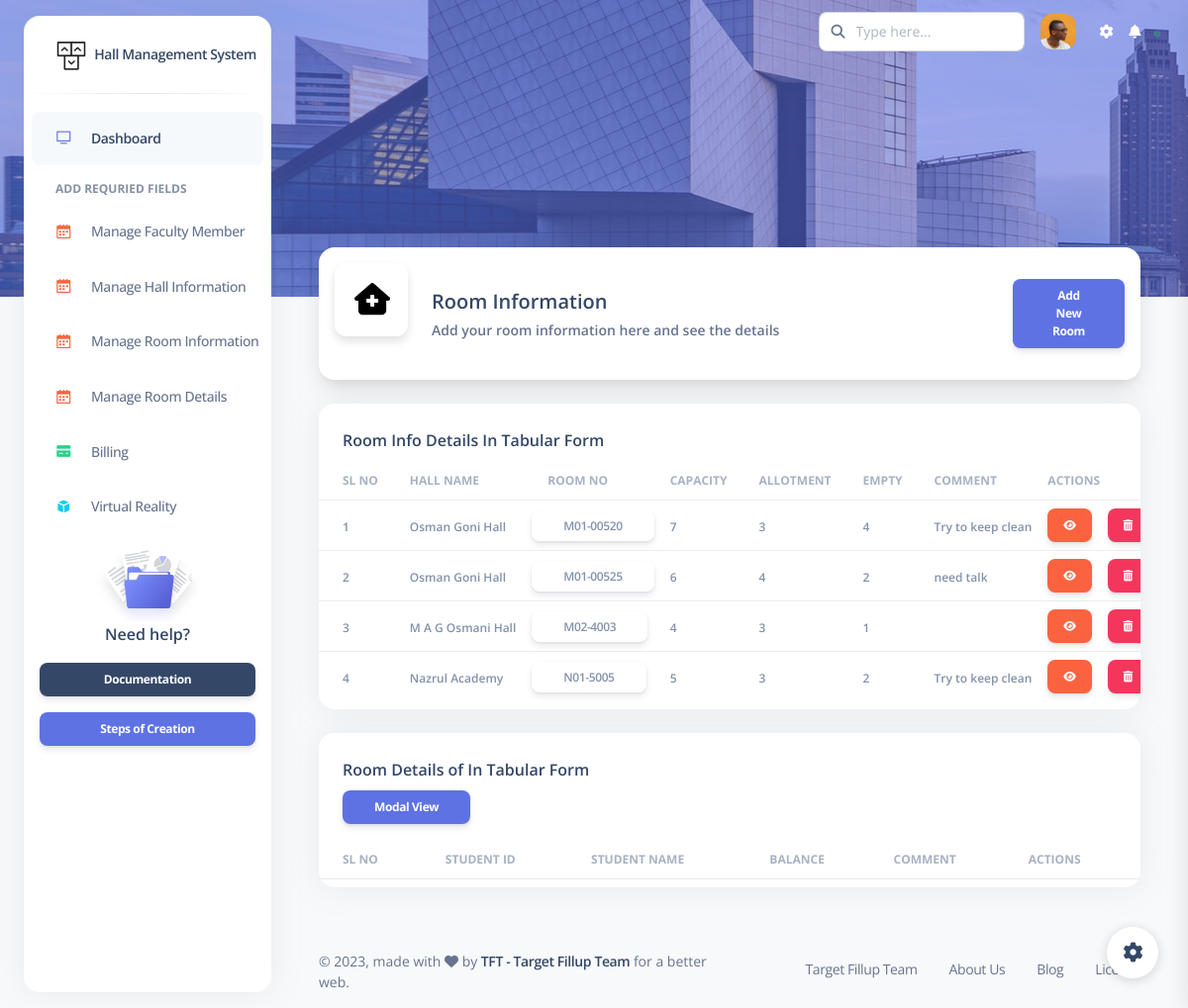
/ManageRoomInfo (signed in), run on the app's committed database.
### hallinfo/models.py (models this page shows, shortened)
class RoomInfo(models.Model):
    room_pk = models.AutoField(primary_key=True)
    hall_name = models.ForeignKey(HallInfo, on_delete=models.CASCADE)
    room_no = models.CharField(max_length=20, unique=True)
    room_capacity = models.IntegerField()
    room_allotment = models.IntegerField()
    room_empty = models.IntegerField()
    comment = models.CharField(max_length=200, blank=True)

class HallInfo(models.Model):
    hall_pk = models.AutoField(primary_key=True)
    hall_id = models.CharField(max_length=10, unique=True)
    name = models.CharField(max_length=200, blank=False)
    gender = (('Male', "MALE"),
              ('Female', "FEMALE"))
    residence_type = models.CharField(max_length=10, choices=gender, default="Male", blank=False)
    provost_name = models.ForeignKey(Faculty_Member, on_delete=models.CASCADE)
    hall_launch_date = models.DateField()
    temp_pass = models.CharField(max_length=100, default="hmsprovost")
    def __str__(self):
        return self.name

### userprofile/views.py (the view, shortened to what this page needs)
# urls.py: path('ManageRoomInfo', views.ManageRoomInfo, name="ManageRoomInfo"),
@login_required
def ManageRoomInfo(request):
    hallinfo = HallInfo.objects.all()
    roominfo = RoomInfo.objects.all()
    fmember = Faculty_Member.objects.all()
    roomdetails = RoomDetail.objects.all()
    data = {
        'hallinfo' : hallinfo,
        'roominfo' : roominfo,
        'fmember' : fmember,
        'roomdetails' : roomdetails,
    }
    return render(request, 'userprofile/ManageRoomInfo.html', data)

### templates/userprofile/ManageRoomInfo.html (shortened to what this page needs)
{% extends 'userprofile/base.html' %}
{% block body %}
<div class="card shadow-lg mx-4 card-profile-bottom addHeader">
    <div class="card-body p-3">
      <div class="row gx-4">
        <div class="col-auto d-none d-md-block">
          <div class="avatar avatar-xl position-relative">
            <span class="w-100 border-radius-lg shadow-sm">
            </span>
          </div>
        </div>
        <div class="col-auto my-auto">
          <div class="h-100">
            <h5 class="mb-1">
              Room Information
            </h5>
            <p class="mb-0 font-weight-bold text-sm">
              Add your room information here and see the details
            </p>
          </div>
        </div>
        <div class="col-lg-2 col-md-3 my-auto ms-sm-auto me-sm-0 mx-auto mt-3">
          <button type="button" class="btn btn-primary btn-sm" data-bs-toggle="modal" data-bs-target="#exampleModal">
            Add New Room
          </button>
        </div>
      </div>
    </div>
</div>
<div class="container-fluid py-4">
    <div class="row">
        <div class="col-md-12">
            <div class="card mb-4">
                <div class="card-header pb-0">
                  <h6>Room Info Details In Tabular Form </h6>
                </div>
                <div class="card-body px-0 pt-0 pb-2">
                  <div class="table-responsive p-0">
                    <table class="table table-hover align-items-center mb-0">
                      <thead>
                        <tr>
                          <th class="text-uppercase text-secondary text-xs font-weight-bolder opacity-7">SL No</th>
                          <th class="text-uppercase text-secondary text-xs font-weight-bolder opacity-7 ps-2">Hall Name</th>
                          <th class="text-uppercase text-secondary text-xs font-weight-bolder opacity-7 ">Room No</th>
                          <th class="text-uppercase text-secondary text-xs font-weight-bolder opacity-7 ps-2">Capacity</th>
                          <th class="text-uppercase text-secondary text-xs font-weight-bolder opacity-7 ps-2">Allotment</th>
                          <th class="text-uppercase text-secondary text-xs font-weight-bolder opacity-7 ps-2">Empty</th>
                          <th class="text-uppercase text-secondary text-xs font-weight-bolder opacity-7 ps-2">Comment</th>
                          <th colspan="2" class="text-uppercase text-secondary text-xs font-weight-bolder opacity-7 ps-2">Actions</th>
                        </tr>
                      </thead>
                      <tbody >
                        {% for ri in roominfo %}
                            <tr >
                                <td class="align-middle text-sm">
                                <span class="text-secondary text-xs font-weight-bold mx-3">{{ ri.room_pk }}</span>
                                </td>
                                <td class="align-middle text-sm">
                                <span class="text-secondary text-xs font-weight-bold">{{ ri.hall_name }}</span>
                                </td>
                                <td class="text-sm">
                                  <form action="{% url 'room_with_details' ri.room_pk %}" method="post">
                                    <input type="submit" class="btn btn-sm mb-0 text-secondary text-xs font-weight-bold" value="{{ ri.room_no }}">
                                  </form>
                                </td>
                                <td class="align-middle  text-sm">
                                <span class="text-secondary text-xs font-weight-bold">{{ ri.room_capacity }}</span>
                                </td>
                                <td class="align-middle text-sm">
                                <span class="text-secondary text-xs font-weight-bold">{{ ri.room_allotment }}</span>
                                </td>
                                <td class="align-middle  text-sm">
                                <span class="text-secondary text-xs font-weight-bold">{{ ri.room_empty }}</span>
                                </td>
                                <td class="align-middle  text-sm">
                                <span class="text-secondary text-xs font-weight-bold">{{ ri.comment }}</span>
                                </td>
                                <td>
                                    <a href="" class="btn btn-warning btn-sm px-3 m-auto"> <i class="fas fa-eye"></i> </a>
                                </td>
                                <td>
                                    <form action="" method="post">
                                        <button type="submit" class="btn btn-danger btn-sm px-3 m-auto"> <i class="fas fa-trash-alt"></i> </button>
                                    </form>
                                </td>
                            </tr>
                        {% endfor %}
                      </tbody>
                    </table>
                  </div>
                </div>
            </div>
        </div>
        <div class="col-md-12">
          <div class="card mb-4">
              <div class="card-header pb-0">
                <h6> Room Details of <strong> {{ only_room_name }} </strong> In Tabular Form </h6>
                <button type="submit" class="btn btn-primary btn-sm" data-bs-toggle="modal" data-bs-target="#exampleModal1">
                  Modal View
                </button>
              </div>
              <div class="card-body px-0 pt-0 pb-2">
                <div class="table-responsive p-0">
                  <table class="table table-hover align-items-center mb-0">
                    <thead>
                      <tr>
                        <th class="text-uppercase text-secondary text-xs font-weight-bolder opacity-7">SL No</th>
                        <th class="text-uppercase text-secondary text-xs font-weight-bolder opacity-7 ps-2">Student ID</th>
                        <th class="text-uppercase text-secondary text-xs font-weight-bolder opacity-7 ps-2">Student Name</th>
                        <th class="text-uppercase text-secondary text-xs font-weight-bolder opacity-7 ps-2">Balance</th>
                        <th class="text-uppercase text-secondary text-xs font-weight-bolder opacity-7 ps-2">Comment</th>
                        <th colspan="2" class="text-uppercase text-secondary text-xs font-weight-bolder opacity-7 ps-2">Actions</th>
                      </tr>
                    </thead>
                  </table>
                </div>
              </div>
          </div>
        </div>
    </div>
</div>
{% endblock body %}

### templates/userprofile/base.html (style rules this page uses)
.addHeader { margin-top: 170px !important; }
.addicon { margin-left: 20px; margin-top: 20px; }

### data on the page
RoomInfo: room_pk "1", hall_name "Osman Goni Hall", room_no "M01-00520", room_capacity "7", room_allotment "3", room_empty "4", comment "Try to keep clean"
RoomInfo: room_pk "2", hall_name "Osman Goni Hall", room_no "M01-00525", room_capacity "6", room_allotment "4", room_empty "2", comment "need talk"
RoomInfo: room_pk "3", hall_name "M A G Osmani Hall", room_no "M02-4003", room_capacity "4", room_allotment "3", room_empty "1"
RoomInfo: room_pk "4", hall_name "Nazrul Academy", room_no "N01-5005", room_capacity "5", room_allotment "3", room_empty "2", comment "Try to keep clean"
